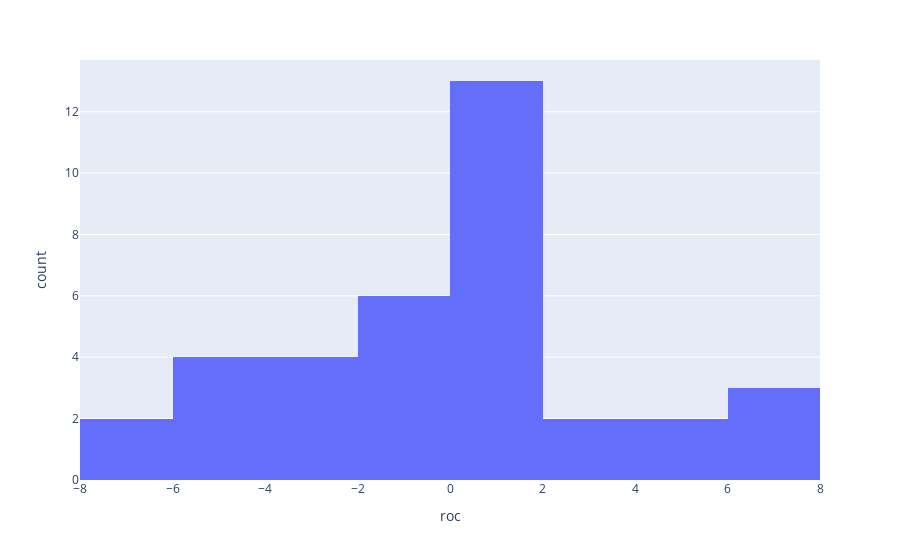

This figure's notebook cell:
### Code cell
px.histogram(roc_df[roc_df['video_id'] == '3'], x='roc', barmode='group')

### Figure 1 — Plotly figure (JSON) as saved in the notebook; plotly's stock layout.template omitted (floating-point values rounded to 4 significant figures)
{"data": [{"alignmentgroup": "True", "bingroup": "x", "hovertemplate": "roc=%{x}<br>count=%{y}<extra></extra>", "legendgroup": "", "marker": {"color": "#636efa"}, "name": "", "offsetgroup": "", "orientation": "v", "showlegend": false, "type": "histogram", "x": [-7.581, 0.438, 7.021, 0.1217, -4.634, 7.686, 1.003, -4.055, -2.619, 4.302, -2.405, 0.7222, 6.939, -1.924, 2.769, -7.784, 1.03, -0.7678, 1.836, -2.098, 1.51, 1.047, -5.123, 2.574, 1.179, 0.939, 1.458, -3.485, 1.081, -0.3193, -0.1878, -0.574, -4.878, 4.466, 1.484, -1.072], "xaxis": "x", "yaxis": "y"}], "layout": {"barmode": "group", "legend": {"tracegroupgap": 0}, "margin": {"t": 60}, "xaxis": {"anchor": "y", "domain": [0, 1], "title": {"text": "roc"}}, "yaxis": {"anchor": "x", "domain": [0, 1], "title": {"text": "count"}}}}
